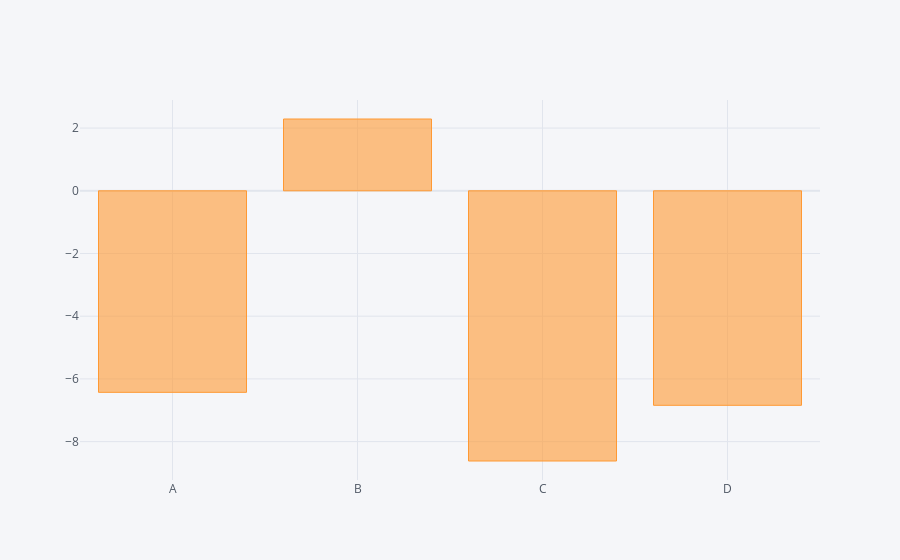

Source (notebook cell):
### Code cell
df.sum().iplot(kind='bar')

### Figure 1 — Plotly figure (JSON) as saved in the notebook; plotly's stock layout.template omitted (floating-point values rounded to 4 significant figures)
{"data": [{"marker": {"color": "rgba(255, 153, 51, 0.6)", "line": {"color": "rgba(255, 153, 51, 1.0)", "width": 1}}, "name": "None", "orientation": "v", "text": "", "type": "bar", "x": ["A", "B", "C", "D"], "y": [-6.428, 2.29, -8.618, -6.841]}], "layout": {"legend": {"bgcolor": "#F5F6F9", "font": {"color": "#4D5663"}}, "paper_bgcolor": "#F5F6F9", "plot_bgcolor": "#F5F6F9", "title": {"font": {"color": "#4D5663"}}, "xaxis": {"gridcolor": "#E1E5ED", "showgrid": true, "tickfont": {"color": "#4D5663"}, "title": {"font": {"color": "#4D5663"}, "text": ""}, "zerolinecolor": "#E1E5ED"}, "yaxis": {"gridcolor": "#E1E5ED", "showgrid": true, "tickfont": {"color": "#4D5663"}, "title": {"font": {"color": "#4D5663"}, "text": ""}, "zerolinecolor": "#E1E5ED"}}}
